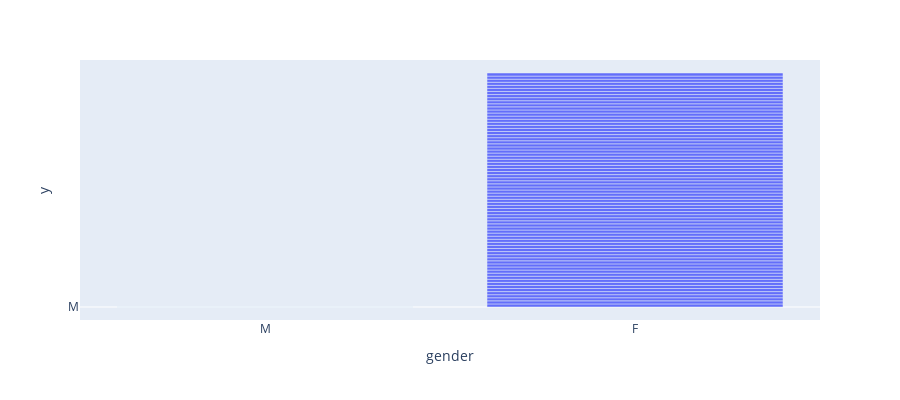

The notebook cell saved with this chart:
### Code cell
import plotly.express as px
fig = px.bar(camp, x=camp.gender, y=camp.gender.values, barmode='group',
             height=400)
fig.show()

### Figure 1 — Plotly figure (JSON) as saved in the notebook; plotly's stock layout.template omitted (floating-point values rounded to 4 significant figures; data arrays with more than 128 entries replaced by an {"elided": "..."} marker saying what was removed)
{"data": [{"alignmentgroup": "True", "hovertemplate": "gender=%{x}<br>y=%{y}<extra></extra>", "legendgroup": "", "marker": {"color": "#636efa"}, "name": "", "offsetgroup": "", "orientation": "v", "showlegend": false, "textposition": "auto", "type": "bar", "x": {"elided": "215 str values"}, "xaxis": "x", "y": {"elided": "215 str values"}, "yaxis": "y"}], "layout": {"barmode": "group", "height": 400, "legend": {"tracegroupgap": 0}, "margin": {"t": 60}, "xaxis": {"anchor": "y", "domain": [0, 1], "title": {"text": "gender"}}, "yaxis": {"anchor": "x", "domain": [0, 1], "title": {"text": "y"}}}}
